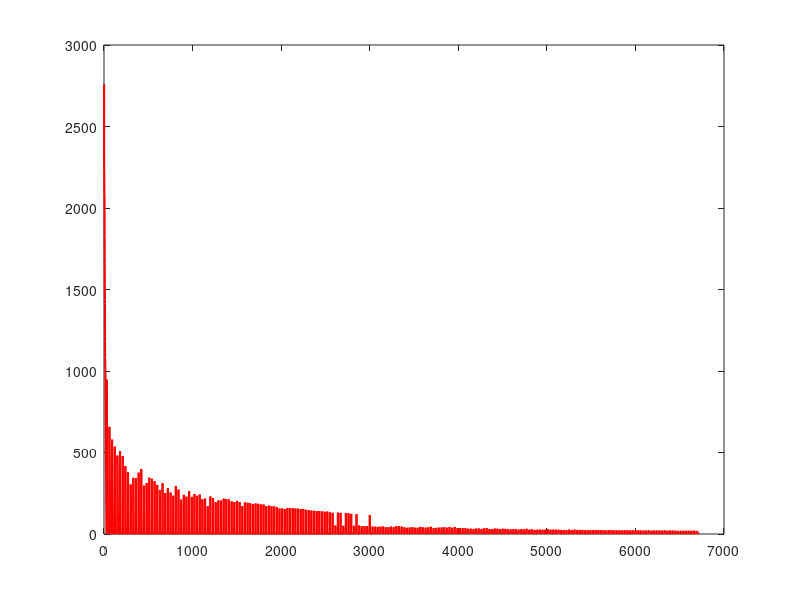

MATLAB code for this plot:
load('recovered_kernel.mat');
K1 = kernel;
K2 = permute(kernel, [1,3,2]);
K3 = permute(kernel, [2,3,1]);

[n1, n2, n3] = size(kernel);
tmps{1} = [];
tmps{2} = [];
tmps{3} = [];

tmp = [];
for i=1:n3
    [~,S1,~] = svd(K1(:,:,i), 'econ');
    tmp = cat(1, tmp, diag(S1));
end
plot(tmp, '-r', 'LineWidth', 1.5);

